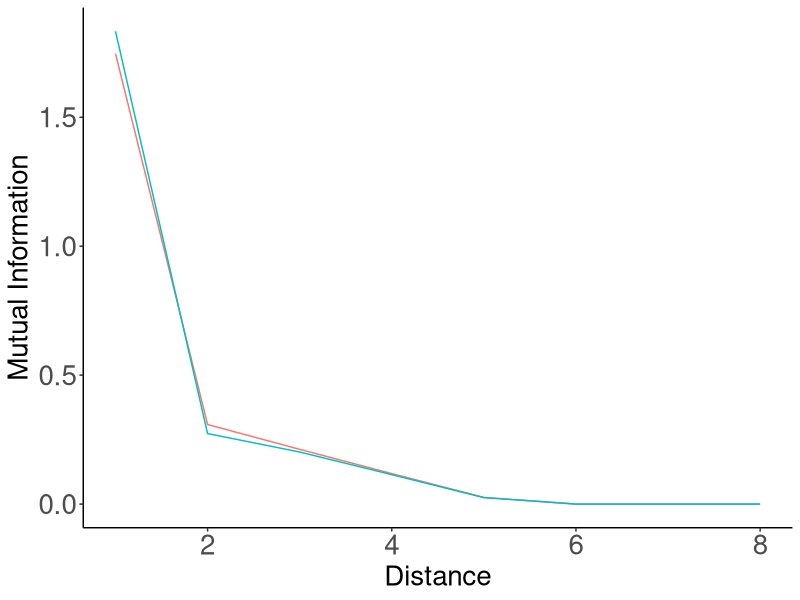
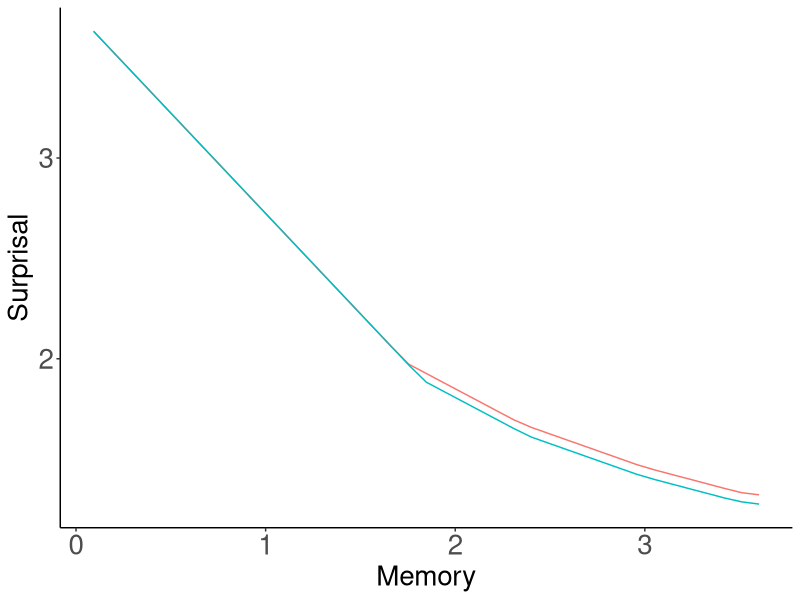
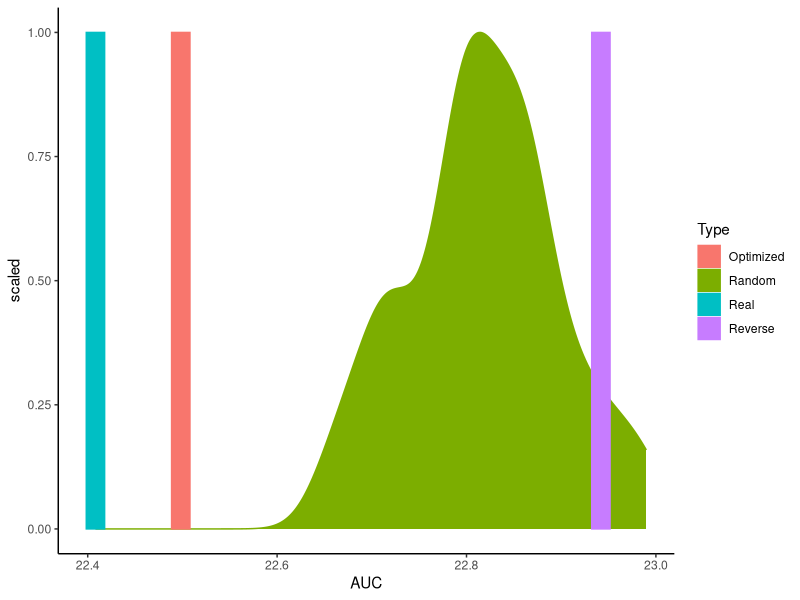

Source code (R) for these figures, in order:
library(tidyr)
library(dplyr)
library(ggplot2)

######################################

data = read.csv("results.tsv", sep="\t")


data = data %>% filter(Script == "forWords_Sesotho_RandomOrder_FormsWordsGraphemes_HeldoutClip.py")

unigramCE = mean(data$UnigramCE)

data$Type = ifelse(data$Model %in% c("REAL", "RANDOM", "REVERSE"), as.character(data$Model), "Optimized")

data_ = data %>% group_by(Distance, Type) %>% summarise(MI=median(MI))
data_ = data_ %>% filter(Distance <= 7)
data_ = data_ %>% filter(Type %in% c("REAL", "RANDOM"))
plot = ggplot(data_, aes(x=1+Distance, y=MI, color=Type)) + geom_line() #size=2)
plot = plot + theme_bw()
plot = plot + xlab("Distance") + ylab("Mutual Information")
plot = plot + theme(axis.title.x=element_text(size=20), axis.title.y=element_text(size=20), axis.text = element_text(size=20))
plot = plot + theme(panel.grid.major = element_blank(), panel.grid.minor = element_blank(), panel.background = element_blank(), legend.position="none")
plot = plot + theme(axis.line = element_line(colour = "black"),
            panel.grid.major = element_blank(),
                panel.grid.minor = element_blank(),
                panel.border = element_blank(),
                    panel.background = element_blank())
ggsave(plot, file=paste("../figures/Sesotho-suffixes-byPhonemes-it-heldout.pdf", sep=""), height=4, width=4)




data = read.csv("results_interpolated.tsv", sep="\t")


data = data %>% filter(Script == "forWords_Sesotho_RandomOrder_FormsWordsGraphemes_HeldoutClip.py")

data = data %>% group_by(Type, Memory) %>% summarise(Surprisal=unigramCE-median(MI))

data_ = data %>% filter(Type %in% c("REAL", "RANDOM"))

plot = ggplot(data_, aes(x=Memory, y=Surprisal, color=Type)) + geom_line() #size=2)
plot = plot + theme_bw()
plot = plot + theme(axis.title.x=element_text(size=20), axis.title.y=element_text(size=20), axis.text = element_text(size=20))
plot = plot + theme(panel.grid.major = element_blank(), panel.grid.minor = element_blank(), panel.background = element_blank(), legend.position="none")
plot = plot + theme(axis.line = element_line(colour = "black"),
            panel.grid.major = element_blank(),
                panel.grid.minor = element_blank(),
                panel.border = element_blank(),
                    panel.background = element_blank())
ggsave(plot, file=paste("../figures/Sesotho-suffixes-byPhonemes-memsurp-heldout.pdf", sep=""), height=4, width=4)


######################################

data = read.csv("results_auc.tsv", sep="\t")

data = data %>% filter(Script == "forWords_Sesotho_RandomOrder_FormsWordsGraphemes_HeldoutClip.py")


data$Type = ifelse(data$Model %in% c("REAL", "RANDOM", "REVERSE"), as.character(data$Model), "Optimized")
data$Type = ifelse(data$Type %in% c("REAL"), "Real", as.character(data$Type))
data$Type = ifelse(data$Type %in% c("RANDOM"), "Random", as.character(data$Type))
data$Type = ifelse(data$Type %in% c("REVERSE"), "Reverse", as.character(data$Type))

data_ = data %>% filter(Type %in% c("Real", "Random", "Optimized", "Reverse"))


#plot = ggplot(data_, aes(x=AUC, y=1, color=Type, fill=Type)) + geom_bar(stat="identity") #size=2)
#plot = plot + theme_bw()
#plot = plot + theme(axis.title.x=element_blank(), axis.title.y=element_blank(), axis.text = element_text(size=20))
#plot = plot + theme(panel.grid.major = element_blank(), panel.grid.minor = element_blank(), panel.background = element_blank(), legend.position="none")
#plot = plot + theme(axis.line = element_line(colour = "black"),
#            panel.grid.major = element_blank(),
#                panel.grid.minor = element_blank(),
#                panel.border = element_blank(),
#                    panel.background = element_blank())
#ggsave(plot, file=paste("figures/Sesotho-suffixes-byPhonemes-auc-heldout.pdf", sep=""), height=4, width=4)

barWidth = (max(data$AUC) - min(data$AUC))/30

plot = ggplot(data_, aes(x=AUC, fill=Type, color=Type))
plot = plot + theme_classic()
#plot = plot + theme(legend.position="none")
plot = plot + geom_density(data= data_%>%filter(Type == "Random"), aes(y=..scaled..)) 
plot = plot + geom_bar(data = data_ %>% filter(!(Type %in% c("Random"))) %>% group_by(Type) %>% summarise(AUC=mean(AUC)) %>% mutate(y=1),  aes(y=y, group=Type), width=barWidth, stat="identity", position = position_dodge())
ggsave(plot, file=paste("../figures/Sesotho-suffixes-byPhonemes-auc-hist-heldout.pdf", sep=""), height=4, width=4)



